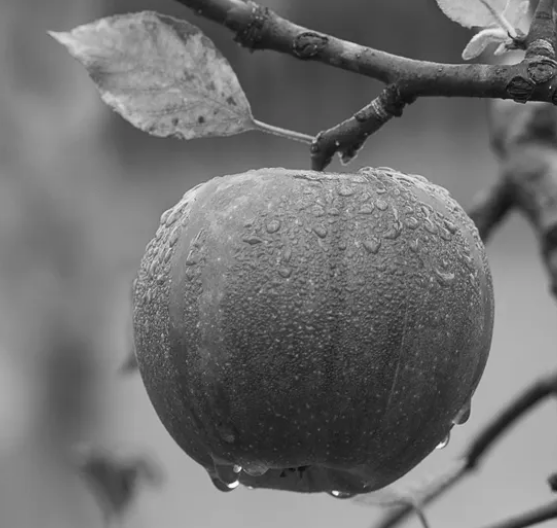
#> input picture img/saltpepper.png, 557 x 528 px, found by its file name
$ python median_filter.py
#> lines starting #> are read from the running program, lines starting #| are printed output that depends on the picture
import cv2
import numpy as np

img = cv2.imread(r'C:\Users\Raja\PycharmProjects\Computer_Vision\img\saltpepper.png', cv2.IMREAD_GRAYSCALE)
#> img: shape (528, 557); min 10, max 254, mean 112.7
img = img / 255

# Create a blank image
x, y = img.shape
#> x = 528; y = 557

# NOISEEEEEEE
g = np.zeros((x, y), dtype=np.float32)

# Salt and pepper noise levels
pepper = 0.1
salt = 0.95

# Create an image with salt and pepper noise
for i in range(x):
    for j in range(y):
        rdn = np.random.random()
        if rdn < pepper:
            g[i][j] = 0
        elif rdn > salt:
            g[i][j] = 1
        else:
            g[i][j] = img[i][j]
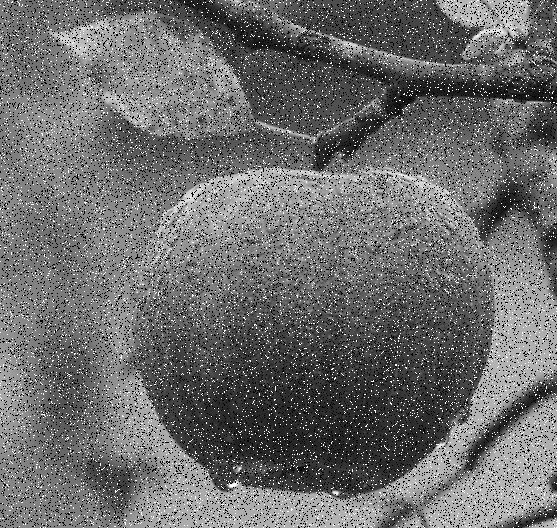
#> g: shape (528, 557) float32; min 0, max 1, mean 0.425


filter_size = 3

# Function to apply the median filter
def median_filter(image, filter_size):
#> called with filter_size = 3
    padding_size = filter_size // 2
    filtered_image = np.copy(image)

    for i in range(padding_size, image.shape[0] - padding_size):
        for j in range(padding_size, image.shape[1] - padding_size):
            neighborhood = image[i - padding_size:i + padding_size + 1, j - padding_size:j + padding_size + 1]
            median_value = np.median(neighborhood)
            filtered_image[i, j] = median_value

    return filtered_image

# Apply the median filter to remove noise
filtered_image = median_filter(g, filter_size)

# Output
cv2.imshow("Input Image", img)
cv2.imshow("Noisy Image", g)
cv2.imshow("Filtered image", filtered_image)
cv2.waitKey(0)
cv2.destroyAllWindows
